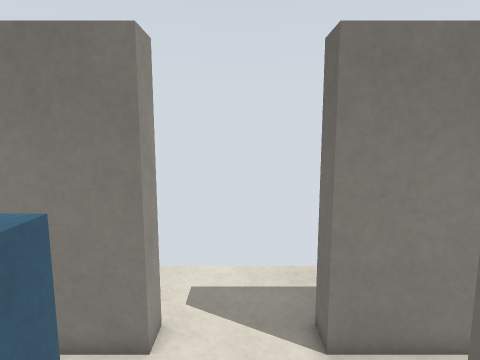
view 1 (above)

16 first-person views from a walk through a Gazebo world. The camera is 1.1 m above the floor, tilts 8° down and sees 75° across. The floor is counted in squares, 0.2 m on a side. Each view is taken from the middle of a square. On the plan, view 1 faces up. The plan holds only what a view shows up to about 20 squares ahead; the rest is blank. The place goes on beyond the plan.

view 2
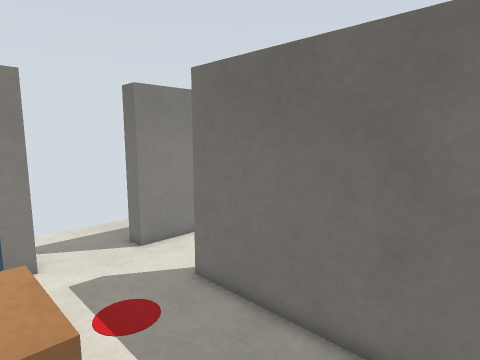

view 3
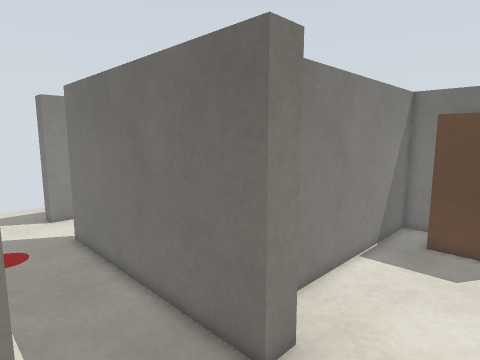

view 4
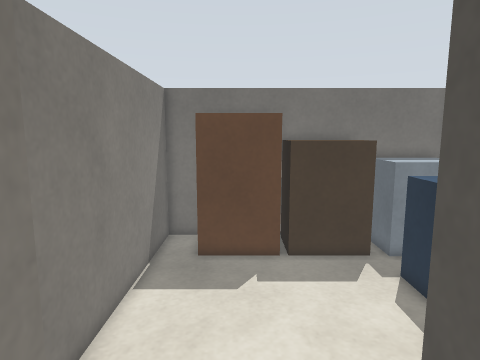

view 5
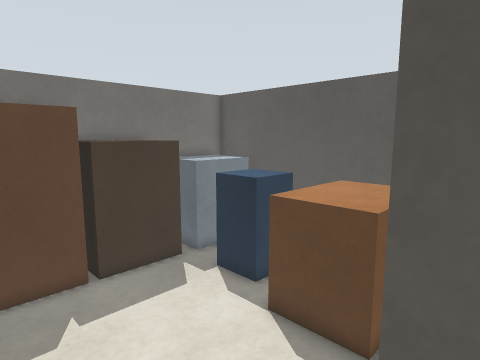

view 6
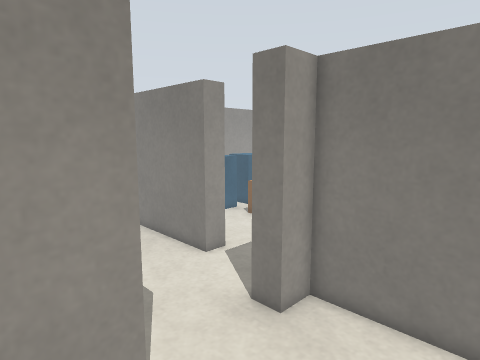

view 7
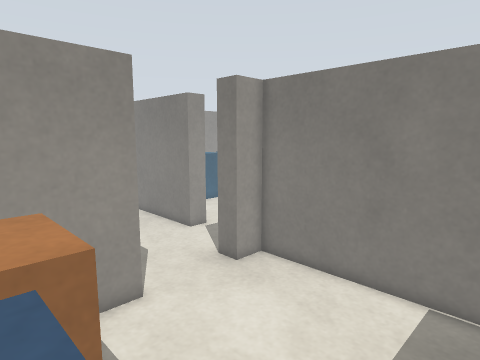

view 8
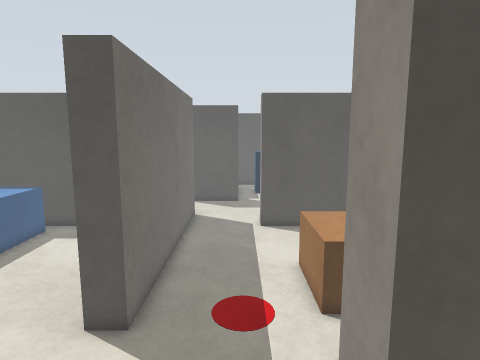

view 9
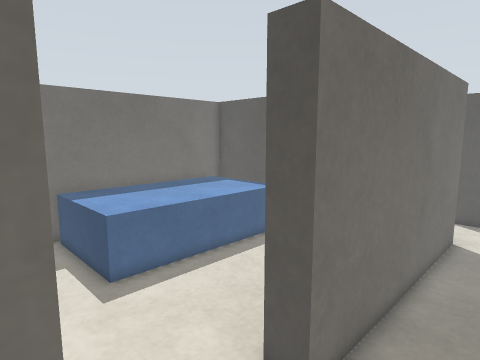

view 10
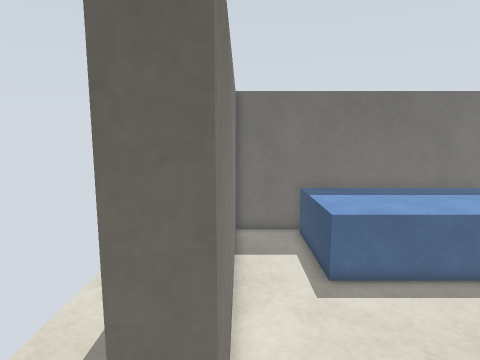

view 11
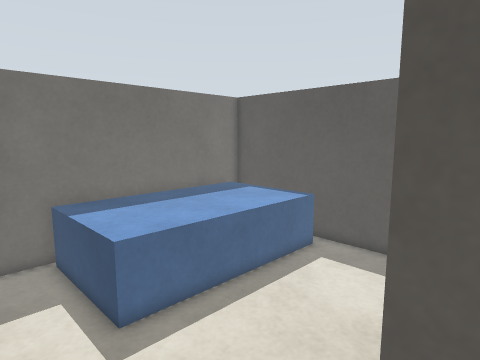

view 12
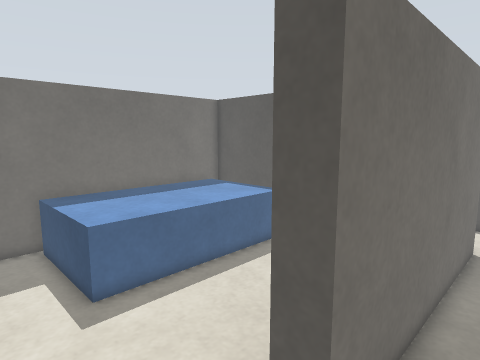

view 13
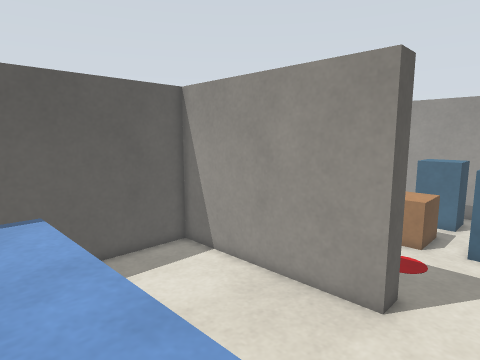

view 14
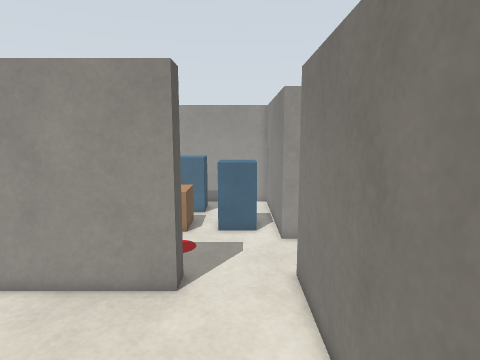

view 15
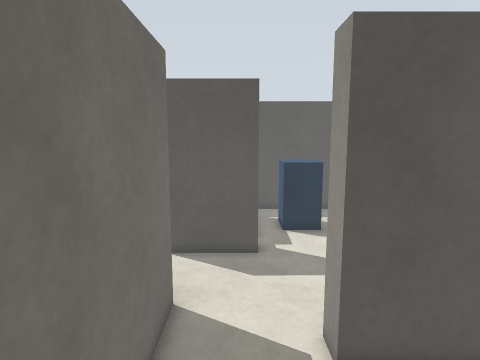

view 16
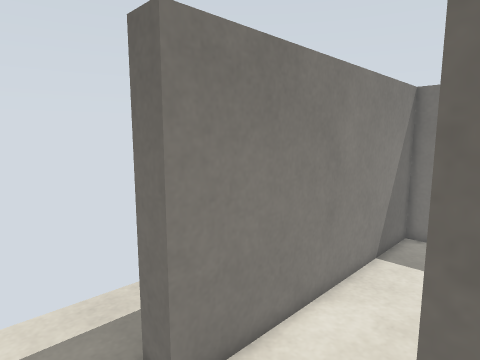

### Floor plan
Points are (right, up) in squares from view 1. A wall is a line through its corners. A room is listed if a view was taken in it or the views show most of it. See-through windows are left out.
Room 1 (views 1, 2, 3, 4, 5, 15, 16)
walls: (2.2, -10.7) (2.2, 2.7); (-5.5, -7.7) (-2.3, -7.7) (-2.3, -9) (-5.5, -9); (-2.3, 7.2) (-5.5, 7.2)
ways out: opening at (3, -12.5) to room 2; opening at (-1.5, 7.5) to room 3; opening at (3, 4.5) to room 4
objects: blue box (-5, -21) to (-3, -19); brown box (-5, -2) to (-4, 2); blue box (-5, 4) to (-4, 6); grey box (-1, -16) to (2, -15)
Room 2 (views 6, 7)
walls: (2.4, -15.2) (3.5, -15.2) (3.5, -18.9); (6.5, -24.3) (17, -24.3) (17, -9) (3.5, -9) (3.5, -10.7) (2.2, -10.7)
ways out: opening at (3, -12.5) to room 1
objects: brown box (5, -23) to (8, -18); blue box (10, -21) to (12, -20); grey box (14, -23) to (16, -20); cabinet (14, -19) to (16, -15); cabinet (14, -14) to (14, -11)
Room 3 (views 8, 9, 10, 11, 12)
walls: (2.2, 7.2) (2.2, 8.5); (-3.1, 8.5) (-2.3, 8.5) (-2.3, 7.2)
ways out: opening at (-1.5, 7.5) to room 1
Room 4 (views 13, 14)
walls: (2.2, 2.7) (3.5, 2.7) (3.5, -7.7) (16.2, -7.7); (17, -7.1) (17, 7.2) (2.2, 7.2)
ways out: opening at (3, 4.5) to room 1
objects: blue box (11, -6) to (16, 3)

Positions as (right, up) in squares from view 1, and headings:
1: (0, 0), facing up
2: (-5, -7), facing up-right
3: (-3, -15), facing up-right
4: (0, -13), facing right
5: (2, -11), facing down-right
6: (9, -18), facing up-left
7: (13, -20), facing up-left
8: (-1, 11), facing down
9: (-1, 8), facing down-right
10: (-1, 7), facing right
11: (2, 7), facing down-right
12: (0, 7), facing down-right
13: (13, 6), facing down-left
14: (14, 5), facing left
15: (0, -1), facing down
16: (-1, 2), facing up-right
